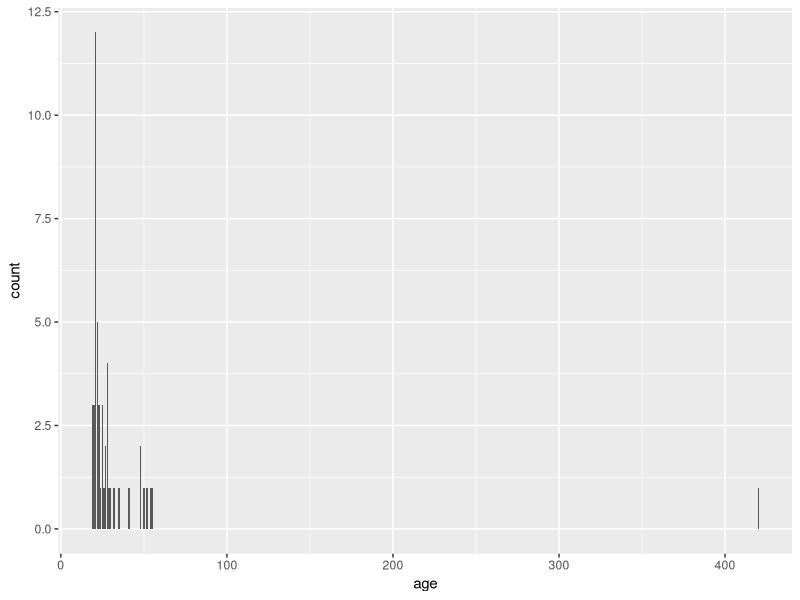
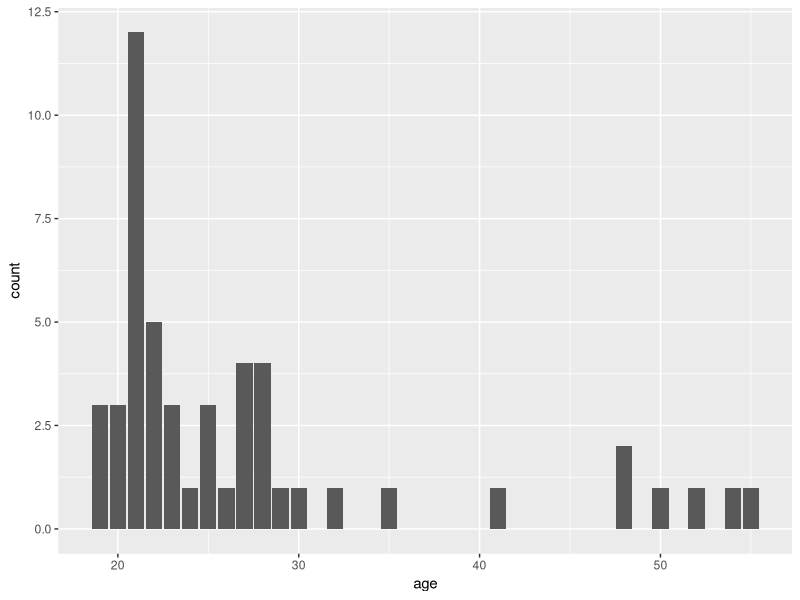

These figures' R source, in order:
## ---- chunk 1
knitr::opts_chunk$set(echo = TRUE, error = F, message = F, warning = F)
## ---- chunk 2

library(tidyverse)
library(readr)
library(dplyr)

# global color scheme / non-optimized
project_colors = c("#E69F00", "#56B4E9", "#009E73", "#F0E442", "#0072B2", "#D55E00", "#CC79A7", "#000000")

# setting theme colors globally
scale_colour_discrete <- function(...) {
  scale_colour_manual(..., values = project_colors)
}
scale_fill_discrete <- function(...) {
   scale_fill_manual(..., values = project_colors)
} 

# nicer global knitr options
knitr::opts_chunk$set(warning = FALSE, message = FALSE, 
                      cache = TRUE, fig.align = 'center')

## ---- chunk 3

df <- read_csv("01_raw_data.csv")

## ---- chunk 4

df %>% 
  head()

## ---- chunk 5

df %>% 
  glimpse()

## ---- chunk 6

df %>%
  group_by(submission_id) %>% 
  count() %>% 
  unique()

## ---- chunk 7

df %>% 
  group_by(trial_name) %>% 
  tally()

## ---- chunk 8

df_cleaned <- df %>% 
  select(
    -c(
      QUD,
      RT,
      optionLeft,
      optionRight,
      startDate,
      startTime,
      trial_number
    )
  ) %>% 
  filter(
    trial_name != "choice_of_political_topic" &
      trial_name != "fit_backstory_fake_rating" &
      trial_name != "understanding_check2"
  )

## ---- chunk 9

df_cleaned %>% 
  group_by(trial_name) %>% 
  tally()

## ---- chunk 10

df_cleaned %>% 
  glimpse()

## ---- chunk 11

df_cleaned <- df_cleaned %>% 
  mutate(
    invalid = case_when(
      trial_name == "understanding_check" &
        response == "incorrect" ~ TRUE,
      TRUE ~ FALSE
      ),
    )

invalid_ids <- df_cleaned$submission_id[which(df_cleaned$invalid == TRUE)]

removed_invalid <- sum(df_cleaned$invalid)

for (id in invalid_ids) {
  df_cleaned <- df_cleaned %>% 
    filter(
      submission_id != id
    )
  }


print(
  paste0(
    "We excluded ", removed_invalid, " participant(s) for failing the understanding check."
    )
  )

## ---- chunk 12

df_cleaned <- df_cleaned %>% 
  mutate(
    neutral = case_when(
      trial_name == "rate_statement" &
        response == 0 ~ TRUE,
      TRUE ~ FALSE
      )
    )

neutral_ids <- df_cleaned$submission_id[which(df_cleaned$neutral == TRUE)]

removed_neutral <- sum(df_cleaned$neutral)

for (id in neutral_ids) {
  df_cleaned <- df_cleaned %>% 
    filter(
      submission_id != id
    )
  }


print(
  paste0(
    "We excluded ", removed_neutral, " participant(s) for being neutral about their chosen social activity."
    )
  )

## ---- chunk 13

df_cleaned <- df_cleaned %>% 
  select(
    -c(
      invalid,
      neutral
    )
  )

## ---- chunk 14

df_cleaned %>% 
  glimpse()

## ---- chunk 15

df_cleaned <- 
  df_cleaned %>% 
  pivot_wider(
    id_cols = c(
      submission_id, 
      age,
      condition,
      gender
      ),
    names_from = trial_name,
    values_from = response
  ) %>% 
  select(
    -c(
      understanding_check
    )
  )

## ---- chunk 16

# this chunk is taken from the original study and is modified for the replication study
df_cleaned_no_na <-
  df_cleaned %>%
  drop_na()
  # select(age, gender) %>%
  
demographics_summary <- 
  tibble(mean_age = signif(mean(df_cleaned_no_na$age), 1),
            min_age = min(df_cleaned_no_na$age),
            max_age = max(df_cleaned_no_na$age),
            sd_age = signif(sd(df_cleaned_no_na$age), 1),
            median_ag = median(df_cleaned_no_na$age),
            N = length(df_cleaned_no_na$age),
            prop_males = signif(sum(df_cleaned_no_na$gender=="male")/N, 1),
            prop_females = signif(sum(df_cleaned_no_na$gender=="female")/N, 1),
            prop_rest = signif(1-(prop_males+prop_females), 1),
  )

demographics_summary

## ---- chunk 17

df_cleaned %>% 
  ggplot(aes(age)) +
  geom_bar()

## ---- chunk 18

df_cleaned %>% 
  group_by(age) %>%
  count()

## ---- chunk 19

mean_age <- 
  df_cleaned %>% 
  filter(
    age < 100, 
    !is.na(age)
    ) %>% 
  summarise(
    value = round(mean(age))
  )

## ---- chunk 20

df_cleaned$age <-
  if_else(
    df_cleaned$age > 100 , 
    mean_age$value, 
    df_cleaned$age, 
    missing = mean_age$value)

## ---- chunk 21

df_cleaned %>% 
  group_by(age) %>%
  tally()

## ---- chunk 22

df_cleaned %>% 
  ggplot(aes(age)) +
  geom_bar()

## ---- chunk 23

df_cleaned %>% 
  group_by(gender) %>%
  tally()

## ---- chunk 24

df_cleaned$gender <-
  ifelse(is.na(df_cleaned$gender), "prefer_not_to_say", df_cleaned$gender)

## ---- chunk 25

df_cleaned %>% 
  group_by(gender) %>%
  tally()

## ---- chunk 26

demographics_summary <- 
  tibble(mean_age = signif(mean(df_cleaned$age), 1),
            min_age = min(df_cleaned$age),
            max_age = max(df_cleaned$age),
            sd_age = signif(sd(df_cleaned$age), 1),
            median_ag = median(df_cleaned$age),
            N = length(df_cleaned$age),
            prop_males = signif(sum(df_cleaned$gender=="male")/N, 1),
            prop_females = signif(sum(df_cleaned$gender=="female")/N, 1),
            prop_rest = signif(1-(prop_males+prop_females), 1) # proportion of all options that are neither female nor male
  )

demographics_summary

## ---- chunk 27

df_cleaned <- 
  df_cleaned %>%
  mutate(
    ingroupNorm = case_when(
      condition == 1 |
        condition == 3 ~ -1,   # reporting robber
      condition == 2 |
        condition == 4 ~ 1    # leave him alone
    ),
    bothShown = case_when(
      condition == 1 |
        condition == 2 ~ 0,   # only ingroup
      condition == 3 |
        condition == 4 ~ 1    # both in and outgroup
      )
    )

## ---- chunk 28

df_cleaned <- 
  df_cleaned %>% 
  mutate(
    ingroupAgree = ifelse(
      identity_check_Pro >= 5, 1, 0   # 1 for participant identifying with the ingroup
      ),
    outgroupDisagree = ifelse(
      identity_check_Anti <= 3, 1, 0   # 1 for participant not identifying with the outgroup
      )
    ) %>% 
  rename(response = experimental_trial)

## ---- chunk 29

df_cleaned %>%
  glimpse()

## ---- chunk 30

write.csv(df_cleaned,"02_clean_data.csv", row.names = FALSE)

## ---- chunk 31

df_exploration <- df %>% 
  select(
    -c(
      QUD,
      RT,
      optionLeft,
      optionRight,
      startDate,
      startTime,
      trial_number
    )
  )

## ---- chunk 32

df_exploration <- df_exploration %>% 
  mutate(
    invalid_U1 = case_when(
      trial_name == "understanding_check" &
        response == "incorrect" ~ TRUE,
      TRUE ~ FALSE
      ),
    invalid_U2 = case_when(
      trial_name == "understanding_check2" &
        response == "incorrect" ~ TRUE,
      TRUE ~ FALSE
      ),
    invalid_both = case_when(
      trial_name == "understanding_check" &
      trial_name == "understanding_check2" &
        response == "incorrect" ~ TRUE,
      TRUE ~ FALSE
      )
    )

invalid_ids_U1 <- df_exploration$submission_id[which(df_exploration$invalid_U1 == TRUE)]
invalid_ids_U2 <- df_exploration$submission_id[which(df_exploration$invalid_U2 == TRUE)]
invalid_ids_both <- df_exploration$submission_id[which(df_exploration$invalid_both == TRUE)]

sum_invalid_U1 <- sum(df_exploration$invalid_U1)
sum_invalid_U2 <- sum(df_exploration$invalid_U2)
sum_invalid_both <- sum(df_exploration$invalid_both)


cat(
  paste0(
    sum_invalid_U1, " participant(s) failed the first understanding check.\n",
    sum_invalid_U2, " participant(s) failed the second understanding check.\n",
    sum_invalid_both, " participant(s) failed both understanding checks."
    )
  )


## ---- chunk 33

write.csv(df_cleaned,"03_exploratory_data.csv", row.names = FALSE)

